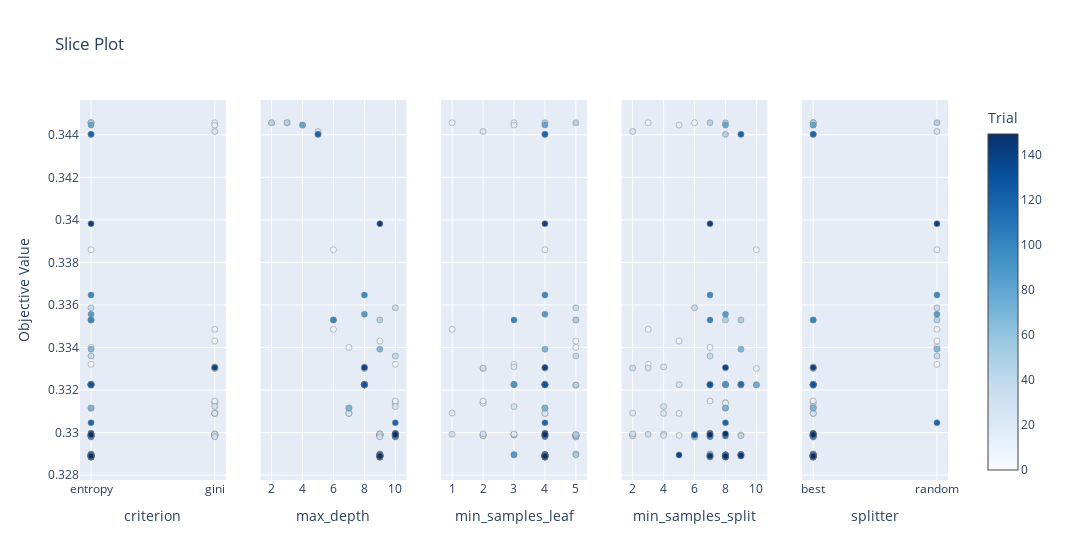

Source (notebook cell):
### Code cell
optuna.visualization.plot_slice(study)

### Figure 1 — Plotly figure (JSON) as saved in the notebook; plotly's stock layout.template omitted (floating-point values rounded to 4 significant figures; data arrays with more than 128 entries replaced by an {"elided": "..."} marker saying what was removed)
{"data": [{"marker": {"color": {"elided": "150 int values"}, "colorbar": {"title": {"text": "Trial"}, "x": 1, "xpad": 40}, "colorscale": [[0, "rgb(247,251,255)"], [0.125, "rgb(222,235,247)"], [0.25, "rgb(198,219,239)"], [0.375, "rgb(158,202,225)"], [0.5, "rgb(107,174,214)"], [0.625, "rgb(66,146,198)"], [0.75, "rgb(33,113,181)"], [0.875, "rgb(8,81,156)"], [1, "rgb(8,48,107)"]], "line": {"color": "Grey", "width": 0.5}, "showscale": true}, "mode": "markers", "showlegend": false, "type": "scatter", "x": {"elided": "150 str values"}, "xaxis": "x", "y": {"elided": "150 float values"}, "yaxis": "y"}, {"marker": {"color": {"elided": "150 int values"}, "colorbar": {"title": {"text": "Trial"}, "x": 1, "xpad": 40}, "colorscale": [[0, "rgb(247,251,255)"], [0.125, "rgb(222,235,247)"], [0.25, "rgb(198,219,239)"], [0.375, "rgb(158,202,225)"], [0.5, "rgb(107,174,214)"], [0.625, "rgb(66,146,198)"], [0.75, "rgb(33,113,181)"], [0.875, "rgb(8,81,156)"], [1, "rgb(8,48,107)"]], "line": {"color": "Grey", "width": 0.5}, "showscale": false}, "mode": "markers", "showlegend": false, "type": "scatter", "x": {"elided": "150 int values"}, "xaxis": "x2", "y": {"elided": "150 float values"}, "yaxis": "y2"}, {"marker": {"color": {"elided": "150 int values"}, "colorbar": {"title": {"text": "Trial"}, "x": 1, "xpad": 40}, "colorscale": [[0, "rgb(247,251,255)"], [0.125, "rgb(222,235,247)"], [0.25, "rgb(198,219,239)"], [0.375, "rgb(158,202,225)"], [0.5, "rgb(107,174,214)"], [0.625, "rgb(66,146,198)"], [0.75, "rgb(33,113,181)"], [0.875, "rgb(8,81,156)"], [1, "rgb(8,48,107)"]], "line": {"color": "Grey", "width": 0.5}, "showscale": false}, "mode": "markers", "showlegend": false, "type": "scatter", "x": {"elided": "150 int values"}, "xaxis": "x3", "y": {"elided": "150 float values"}, "yaxis": "y3"}, {"marker": {"color": {"elided": "150 int values"}, "colorbar": {"title": {"text": "Trial"}, "x": 1, "xpad": 40}, "colorscale": [[0, "rgb(247,251,255)"], [0.125, "rgb(222,235,247)"], [0.25, "rgb(198,219,239)"], [0.375, "rgb(158,202,225)"], [0.5, "rgb(107,174,214)"], [0.625, "rgb(66,146,198)"], [0.75, "rgb(33,113,181)"], [0.875, "rgb(8,81,156)"], [1, "rgb(8,48,107)"]], "line": {"color": "Grey", "width": 0.5}, "showscale": false}, "mode": "markers", "showlegend": false, "type": "scatter", "x": {"elided": "150 int values"}, "xaxis": "x4", "y": {"elided": "150 float values"}, "yaxis": "y4"}, {"marker": {"color": {"elided": "150 int values"}, "colorbar": {"title": {"text": "Trial"}, "x": 1, "xpad": 40}, "colorscale": [[0, "rgb(247,251,255)"], [0.125, "rgb(222,235,247)"], [0.25, "rgb(198,219,239)"], [0.375, "rgb(158,202,225)"], [0.5, "rgb(107,174,214)"], [0.625, "rgb(66,146,198)"], [0.75, "rgb(33,113,181)"], [0.875, "rgb(8,81,156)"], [1, "rgb(8,48,107)"]], "line": {"color": "Grey", "width": 0.5}, "showscale": false}, "mode": "markers", "showlegend": false, "type": "scatter", "x": {"elided": "150 str values"}, "xaxis": "x5", "y": {"elided": "150 float values"}, "yaxis": "y5"}], "layout": {"title": {"text": "Slice Plot"}, "width": 1500, "xaxis": {"anchor": "y", "domain": [0, 0.168], "title": {"text": "criterion"}}, "xaxis2": {"anchor": "y2", "domain": [0.208, 0.376], "title": {"text": "max_depth"}}, "xaxis3": {"anchor": "y3", "domain": [0.416, 0.584], "title": {"text": "min_samples_leaf"}}, "xaxis4": {"anchor": "y4", "domain": [0.624, 0.792], "title": {"text": "min_samples_split"}}, "xaxis5": {"anchor": "y5", "domain": [0.832, 1], "title": {"text": "splitter"}}, "yaxis": {"anchor": "x", "domain": [0, 1], "title": {"text": "Objective Value"}}, "yaxis2": {"anchor": "x2", "domain": [0, 1], "matches": "y", "showticklabels": false}, "yaxis3": {"anchor": "x3", "domain": [0, 1], "matches": "y", "showticklabels": false}, "yaxis4": {"anchor": "x4", "domain": [0, 1], "matches": "y", "showticklabels": false}, "yaxis5": {"anchor": "x5", "domain": [0, 1], "matches": "y", "showticklabels": false}}}
